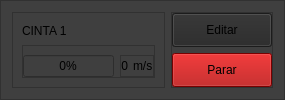
                        <widget class="QFrame" name="f_cinta_1_c_5">
                         <property name="styleSheet">
                          <string notr="true">background-color: rgb(63, 63, 63);</string>
                         </property>
                         <property name="frameShape">
                          <enum>QFrame::StyledPanel</enum>
                         </property>
                         <property name="frameShadow">
                          <enum>QFrame::Raised</enum>
                         </property>
                         <layout class="QHBoxLayout" name="horizontalLayout_18" stretch="3,1">
                          <item>
                           <widget class="QFrame" name="frame_23">
                            <property name="frameShape">
                             <enum>QFrame::StyledPanel</enum>
                            </property>
                            <property name="frameShadow">
                             <enum>QFrame::Raised</enum>
                            </property>
                            <layout class="QVBoxLayout" name="verticalLayout_15" stretch="1,1">
                             <item>
                              <widget class="QLabel" name="l_nombre_cinta_1_c_5">
                               <property name="text">
                                <string>CINTA 1</string>
                               </property>
                              </widget>
                             </item>
                             <item>
                              <widget class="QFrame" name="frame_24">
                               <property name="sizePolicy">
                                <sizepolicy hsizetype="Minimum" vsizetype="Fixed">
                                 <horstretch>0</horstretch>
                                 <verstretch>0</verstretch>
                                </sizepolicy>
                               </property>
                               <property name="frameShape">
                                <enum>QFrame::StyledPanel</enum>
                               </property>
                               <property name="frameShadow">
                                <enum>QFrame::Raised</enum>
                               </property>
                               <layout class="QHBoxLayout" name="horizontalLayout_19" stretch="3,1">
                                <property name="leftMargin">
                                 <number>0</number>
                                </property>
                                <property name="rightMargin">
                                 <number>0</number>
                                </property>
                                <property name="bottomMargin">
                                 <number>0</number>
                                </property>
                                <item>
                                 <widget class="QProgressBar" name="pb_cinta_1_c_5">
                                  <property name="styleSheet">
                                   <string notr="true">QProgressBar::chunk {
    
	background-color: rgb(39, 39, 39);
}</string>
                                  </property>
                                  <property name="value">
                                   <number>0</number>
                                  </property>
                                  <property name="alignment">
                                   <set>Qt::AlignCenter</set>
                                  </property>
                                  <property name="textVisible">
                                   <bool>true</bool>
                                  </property>
                                 </widget>
                                </item>
                                <item>
                                 <widget class="QFrame" name="frame_25">
                                  <property name="frameShape">
                                   <enum>QFrame::StyledPanel</enum>
                                  </property>
                                  <property name="frameShadow">
                                   <enum>QFrame::Raised</enum>
                                  </property>
                                  <layout class="QHBoxLayout" name="horizontalLayout_20" stretch="3,1">
                                   <property name="spacing">
                                    <number>5</number>
                                   </property>
                                   <property name="leftMargin">
                                    <number>0</number>
                                   </property>
                                   <property name="topMargin">
                                    <number>0</number>
                                   </property>
                                   <property name="rightMargin">
                                    <number>0</number>
                                   </property>
                                   <property name="bottomMargin">
                                    <number>0</number>
                                   </property>
                                   <item>
                                    <widget class="QLabel" name="l_vel_cinta_1_c_5">
                                     <property name="sizePolicy">
                                      <sizepolicy hsizetype="Minimum" vsizetype="Minimum">
                                       <horstretch>0</horstretch>
                                       <verstretch>0</verstretch>
                                      </sizepolicy>
                                     </property>
                                     <property name="text">
                                      <string>0</string>
                                     </property>
                                     <property name="alignment">
                                      <set>Qt::AlignRight|Qt::AlignTrailing|Qt::AlignVCenter</set>
                                     </property>
                                    </widget>
                                   </item>
                                   <item>
                                    <widget class="QLabel" name="label_9">
                                     <property name="text">
                                      <string>m/s</string>
                                     </property>
                                    </widget>
                                   </item>
                                  </layout>
                                 </widget>
                                </item>
                               </layout>
                              </widget>
                             </item>
                            </layout>
                           </widget>
                          </item>
                          <item>
                           <widget class="QFrame" name="frame_26">
                            <property name="frameShape">
                             <enum>QFrame::StyledPanel</enum>
                            </property>
                            <property name="frameShadow">
                             <enum>QFrame::Raised</enum>
                            </property>
                            <layout class="QVBoxLayout" name="verticalLayout_16" stretch="1,1">
                             <property name="leftMargin">
                              <number>0</number>
                             </property>
                             <property name="topMargin">
                              <number>0</number>
                             </property>
                             <property name="rightMargin">
                              <number>0</number>
                             </property>
                             <property name="bottomMargin">
                              <number>0</number>
                             </property>
                             <item>
                              <widget class="QPushButton" name="btn_editar_cinta_1_c_5">
                               <property name="sizePolicy">
                                <sizepolicy hsizetype="Minimum" vsizetype="Minimum">
                                 <horstretch>0</horstretch>
                                 <verstretch>0</verstretch>
                                </sizepolicy>
                               </property>
                               <property name="minimumSize">
                                <size>
                                 <width>100</width>
                                 <height>0</height>
                                </size>
                               </property>
                               <property name="styleSheet">
                                <string notr="true">QPushButton {
	background-color: rgb(39, 39, 39);
}

QPushButton:hover {
	background-color: rgb(99, 99, 99);
}</string>
                               </property>
                               <property name="text">
                                <string>Editar</string>
                               </property>
                              </widget>
                             </item>
                             <item>
                              <widget class="QPushButton" name="pushButton_7">
                               <property name="sizePolicy">
                                <sizepolicy hsizetype="Minimum" vsizetype="Minimum">
                                 <horstretch>0</horstretch>
                                 <verstretch>0</verstretch>
                                </sizepolicy>
                               </property>
                               <property name="minimumSize">
                                <size>
                                 <width>100</width>
                                 <height>0</height>
                                </size>
                               </property>
                               <property name="styleSheet">
                                <string notr="true">QPushButton {
	background-color: rgb(170, 0, 0);
}

QPushButton:hover {
	background-color: rgb(99, 99, 99);
}</string>
                               </property>
                               <property name="text">
                                <string>Parar</string>
                               </property>
                              </widget>
                             </item>
                            </layout>
                           </widget>
                          </item>
                         </layout>
                        </widget>
